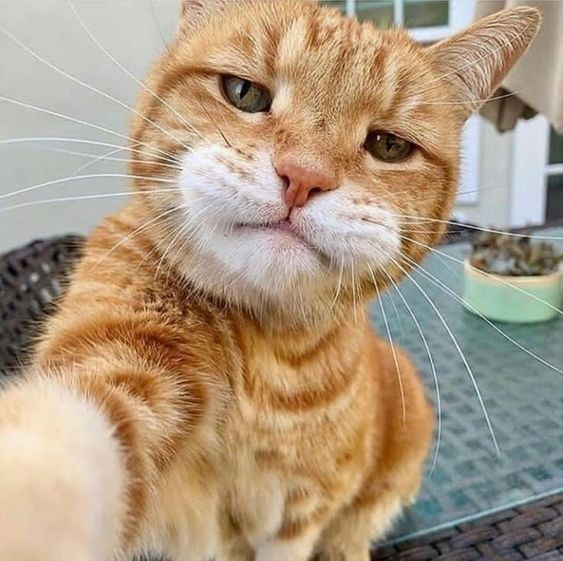
#> input picture Lab2/cat.jpg, 563 x 561 px
$ jupyter execute LAB_2.ipynb   (older library calls are emulated)
#> lines starting #> are read from the running program, lines starting #| are printed output that depends on the picture
[cell 1]
import numpy as np
import matplotlib.pyplot as plt
import cv2

[cell 2]
# Load the image
img = plt.imread('cat.jpg')
#> img is the input picture: shape (561, 563, 3); mean R, G, B 173, 153.2, 129.4

# Display the original image
plt.figure(figsize=(8, 6))
plt.imshow(img)
plt.title('Original Image')
plt.axis('off')
plt.show()

[cell 3]
# Mean Filter (G1)
kernel_size = 3
G1 = np.ones((kernel_size, kernel_size), dtype=np.float32) / (kernel_size * kernel_size)

blurred_img = cv2.filter2D(img, -1, G1)


plt.figure(figsize=(8, 6))
plt.imshow(blurred_img)
plt.title('Blurred Image (G1)')
plt.axis('off')
plt.show()

[cell 4]
# G2: Multiply image intensities by 2
G2 = 2 * np.eye(1)


intensity_multiplied_img = cv2.filter2D(img, -1, G2)
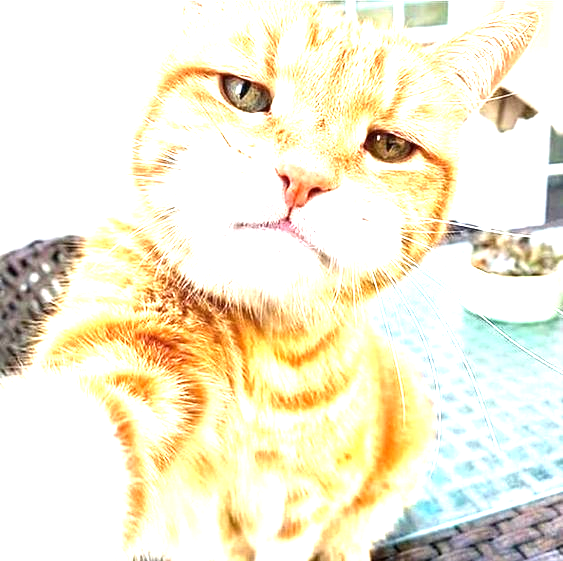
#> intensity_multiplied_img: shape (561, 563, 3); mean R, G, B 243.3, 236.9, 212.4

plt.figure(figsize=(8, 6))
plt.imshow(intensity_multiplied_img)
plt.title('Intensity Multiplied Image (G2)')
plt.axis('off')
plt.show()

[cell 5]
# G3: Sharpening filter (defined in terms of G1 and G2)
G3 = 2 * np.eye(3) - G1
sharpened_img = cv2.filter2D(img, -1, G3)
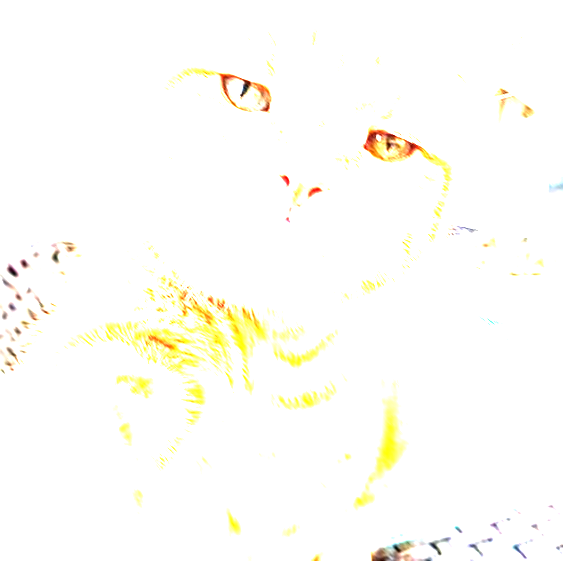
#> sharpened_img: shape (561, 563, 3); mean R, G, B 254.3, 253.5, 248

plt.figure(figsize=(8, 6))
plt.imshow(sharpened_img)
plt.title('Sharpened Image (G3)')
plt.axis('off')
plt.show()

[cell 6]
# G4: The filter that requires adjustment
G4 = np.array([[-1, -1, 0], [-1, 3, 0], [0, 0, 0]], dtype=np.float32)
filtered_img_G4 = cv2.filter2D(img, -1, G4) + 0.5 # Add 0.5 to bring values into visible range
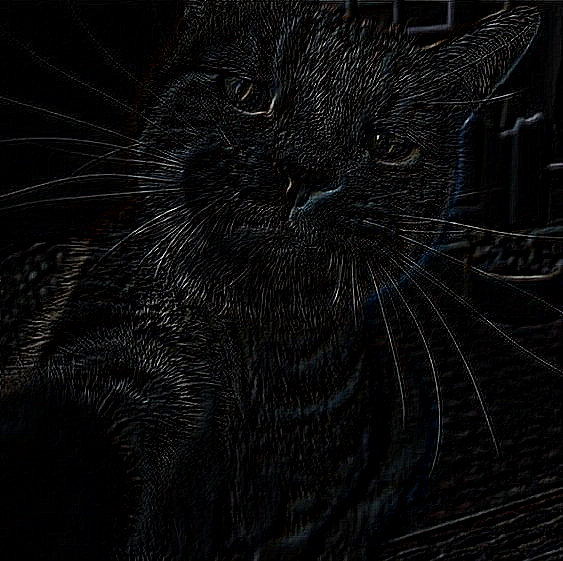
#> filtered_img_G4: shape (561, 563, 3) float64; mean R, G, B 10.1, 10.2, 10.4; drawn with min black and max white


plt.figure(figsize=(8, 6))
plt.imshow(filtered_img_G4)
plt.title('Filtered Image (G4)')
plt.axis('off')
plt.show()
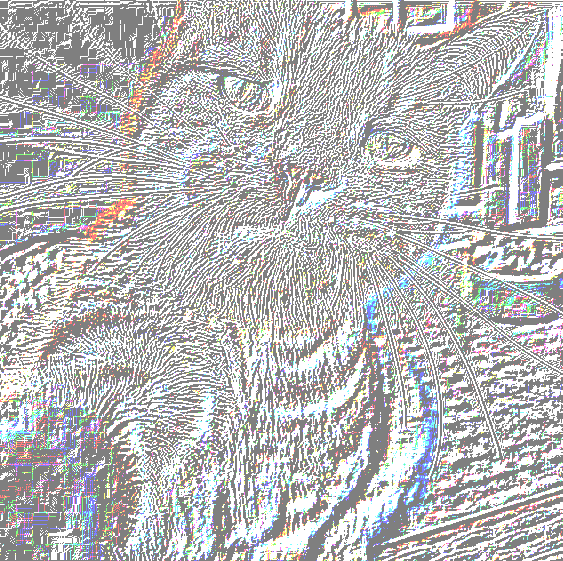
#> shown: shape (561, 563, 3) float64; mean R, G, B 0.729, 0.73, 0.732

[cell 7]
# Twice Blurred Image (G1 * G1)
twice_blurred_img = cv2.filter2D(blurred_img, -1, G1)

plt.figure(figsize=(8, 6))
plt.imshow(twice_blurred_img)
plt.title('Twice Blurred Image (G1 * G1)')
plt.axis('off')
plt.show()

[cell 8]
# Sobel filters
gray_img = cv2.cvtColor(img.astype(np.uint8) * 255, cv2.COLOR_RGB2GRAY).astype(np.float32) / 255  # Convert to grayscale if needed
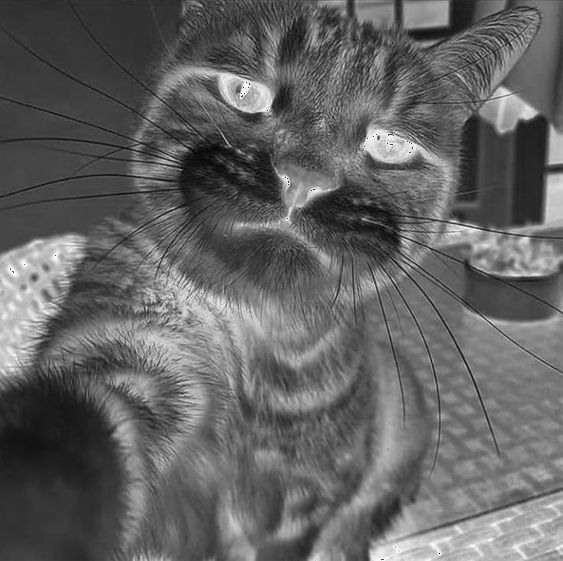
#> gray_img: shape (561, 563) float32; min 0, max 0.996, mean 0.39

sobelx = cv2.Sobel(gray_img, cv2.CV_64F, 1, 0, ksize=3)
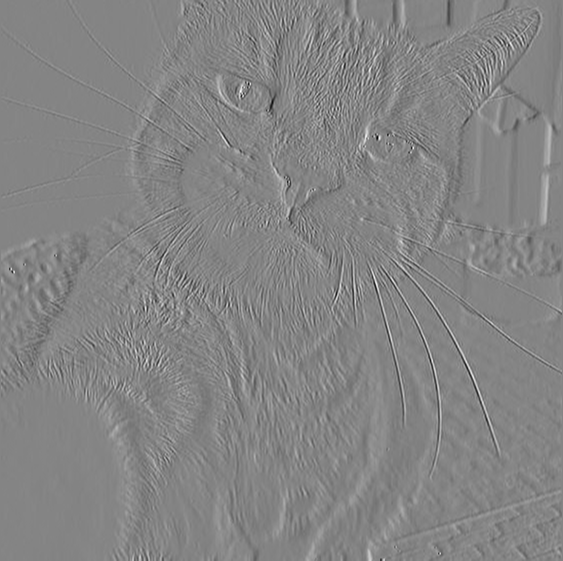
#> sobelx: shape (561, 563) float64; min -2.73, max 2.52, mean 0.00226; drawn with min black and max white
sobely = cv2.Sobel(gray_img, cv2.CV_64F, 0, 1, ksize=3)
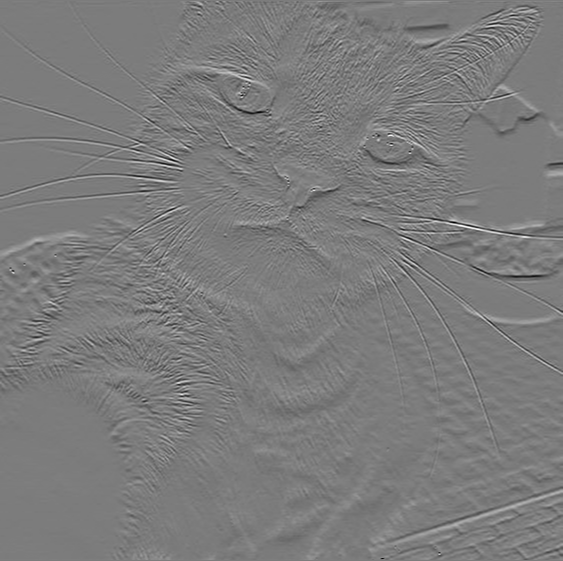
#> sobely: shape (561, 563) float64; min -2.73, max 2.88, mean 0.00269; drawn with min black and max white


plt.figure(figsize=(12, 6))
plt.subplot(1, 2, 1)
plt.imshow(np.abs(sobelx), cmap='gray')
plt.title('Sobel X')
plt.axis('off')

plt.subplot(1, 2, 2)
plt.imshow(np.abs(sobely), cmap='gray')
plt.title('Sobel Y')
plt.axis('off')
plt.show()
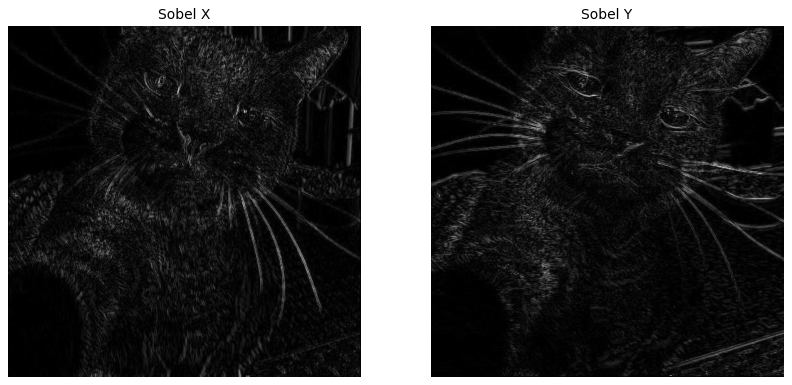
#> figure drawn by matplotlib, 2 panels
